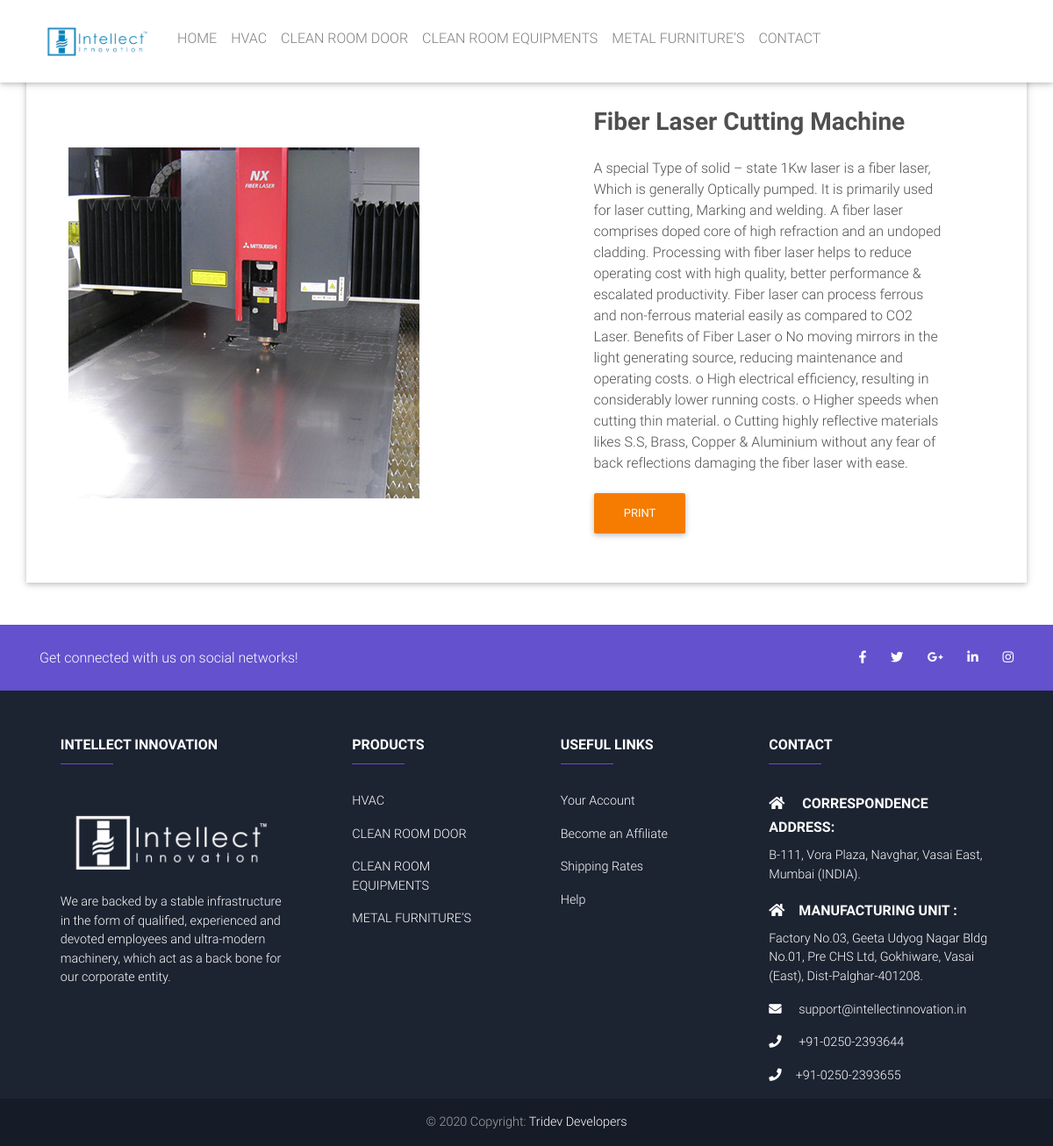
Page /product/Fiber_Laser_Cutting_Machine/ on the committed database.
### intellect/models.py (models this page shows, shortened)
class Post(models.Model):
    title = models.CharField(max_length=200)
    post_image = models.FileField(upload_to='images', help_text='image should be Height = 480px, Width = 560px')
    post_short_description = models.TextField(default='This area write image short description')
    post_long_description = RichTextUploadingField(default='This area write image in brief text description')
    slug = models.SlugField(blank=True, null=True)

### intellect/views.py (the view)
# urls.py: path('product/<slug>/', postDetailView.as_view(), name='product'),
class postDetailView(DetailView):
    model = Post
    template_name = 'product.html'

### intellect/templates/product.html
{% extends "base.html" %}
{% block products %}
  <div class="container my-5 p-5 z-depth-1">
  <section class="dark-grey-text mt-4">
    <div class="row pr-lg-5 mt-3">
      <div class="col-md-7 mb-5 mt-5">
        <div class="view">
          <img src="{{ post.post_image.url }}" class="img-fluid" alt="smaple image">
        </div>
      </div>
      <div class="col-md-5 d-flex align-items-center">
        <div>
          <h3 class="font-weight-bold mb-4">{{ post.title }}</h3>
        	<p>{{ post.post_long_description | safe }}</p>
        	<button type="button" class="btn btn-orange btn-rounded mx-0" onClick="javascript:window.print()">Print</button>
        </div>
      </div>
    </div>
  </section>
</div>
{% endblock products %}

### intellect/templates/navbar.html (style rules this page uses)
html, body, header, .view { height: 100%; }

### rows in the picture
Post: post_image (picture), title "Fiber Laser Cutting Machine", post_long_description "A special Type of solid – state 1Kw laser is a fiber laser, Which is generally Optically pumped. It is primarily used for laser cutting, Marking and welding. A fiber laser comprises doped core of high refraction and an undoped cladding. Processing with fiber laser helps to reduce operating cost with high quality, better performance & escalated productivity. Fiber laser can process ferrous and non-ferrous material easily as compared to CO2 Laser. Benefits of Fiber Laser o No moving mirrors in the light generating source, reducing maintenance and operating costs. o High electrical efficiency, resulting in considerably lower running costs. o Higher speeds when cutting thin material. o Cutting…"
